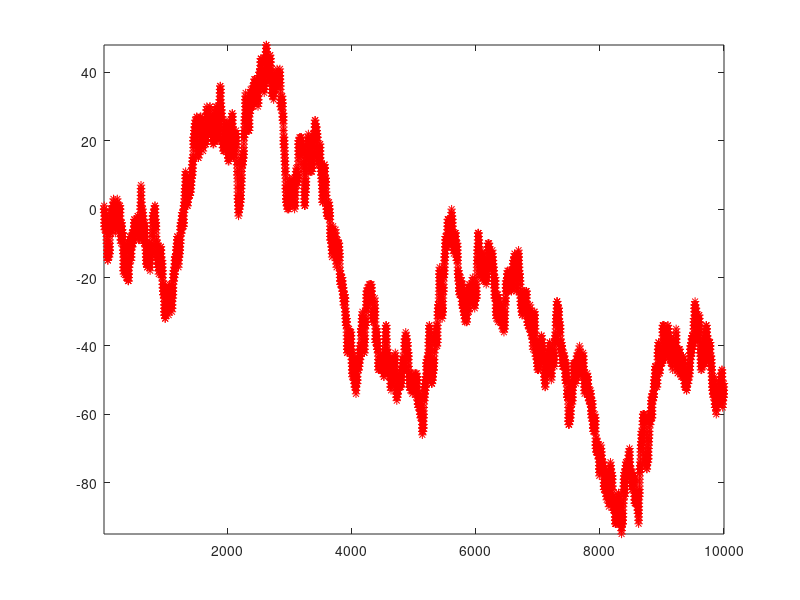
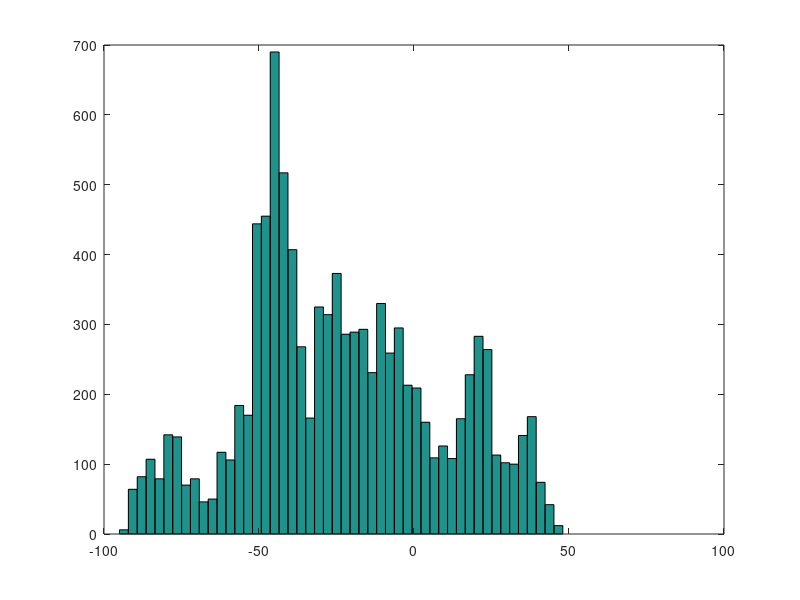

MATLAB code to generate these figures, in order:
%1D Brownian motion
close all
x=zeros(10000,1);
for n=2:10000
if rand<0.5
x(n)=x(n-1)-1;
else
x(n)=x(n-1)+1;
end
end

plot(x,'r*')
axis tight
figure;
hist(x,50);